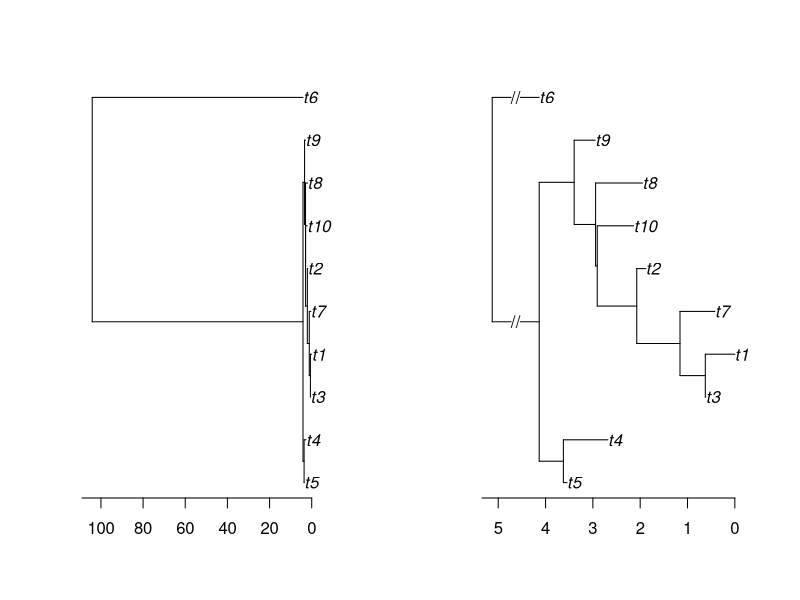
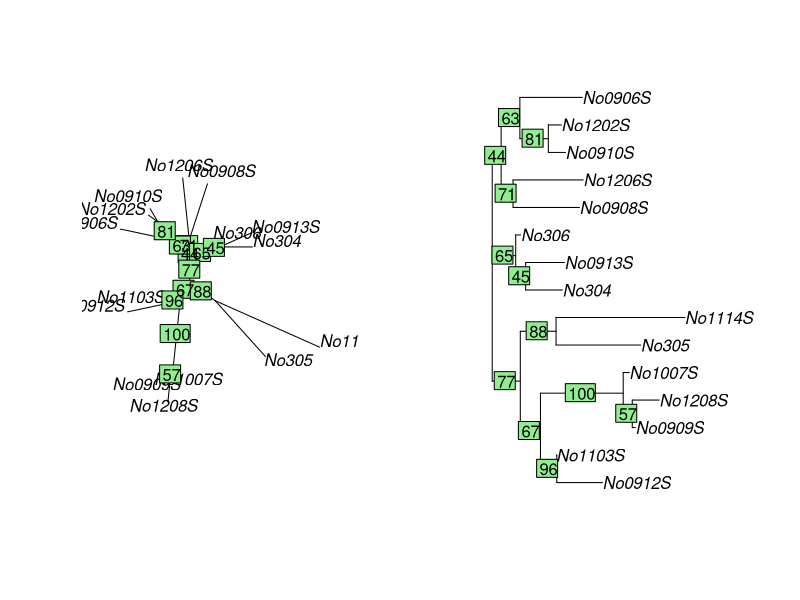

These charts were generated, in order, by the following R code:
library(ape)


### Name: plot.phylo.extra
### Title: Extra Fuctions to Plot and Annotate Phylogenies
### Aliases: plot.phylo.extra plotBreakLongEdges drawSupportOnEdges
### Keywords: hplot

### ** Examples

tr <- rtree(10)
tr$edge.length[c(1, 18)] <- 100
op <- par(mfcol = 1:2)
plot(tr); axisPhylo()
plotBreakLongEdges(tr, 2); axisPhylo()

## from ?boot.phylo:
f <- function(x) nj(dist.dna(x))
data(woodmouse)
tw <- f(woodmouse) # NJ tree with K80 distance
set.seed(1)
## bootstrap with 100 replications:
(bp <- boot.phylo(tw, woodmouse, f, quiet = TRUE))
## the first value relates to the root node and is always 100
## it is ignored below:
plot(tw, "u")
drawSupportOnEdges(bp)
## more readable but the tree is really unrooted:
plot(tw)
drawSupportOnEdges(bp)
par(op)
